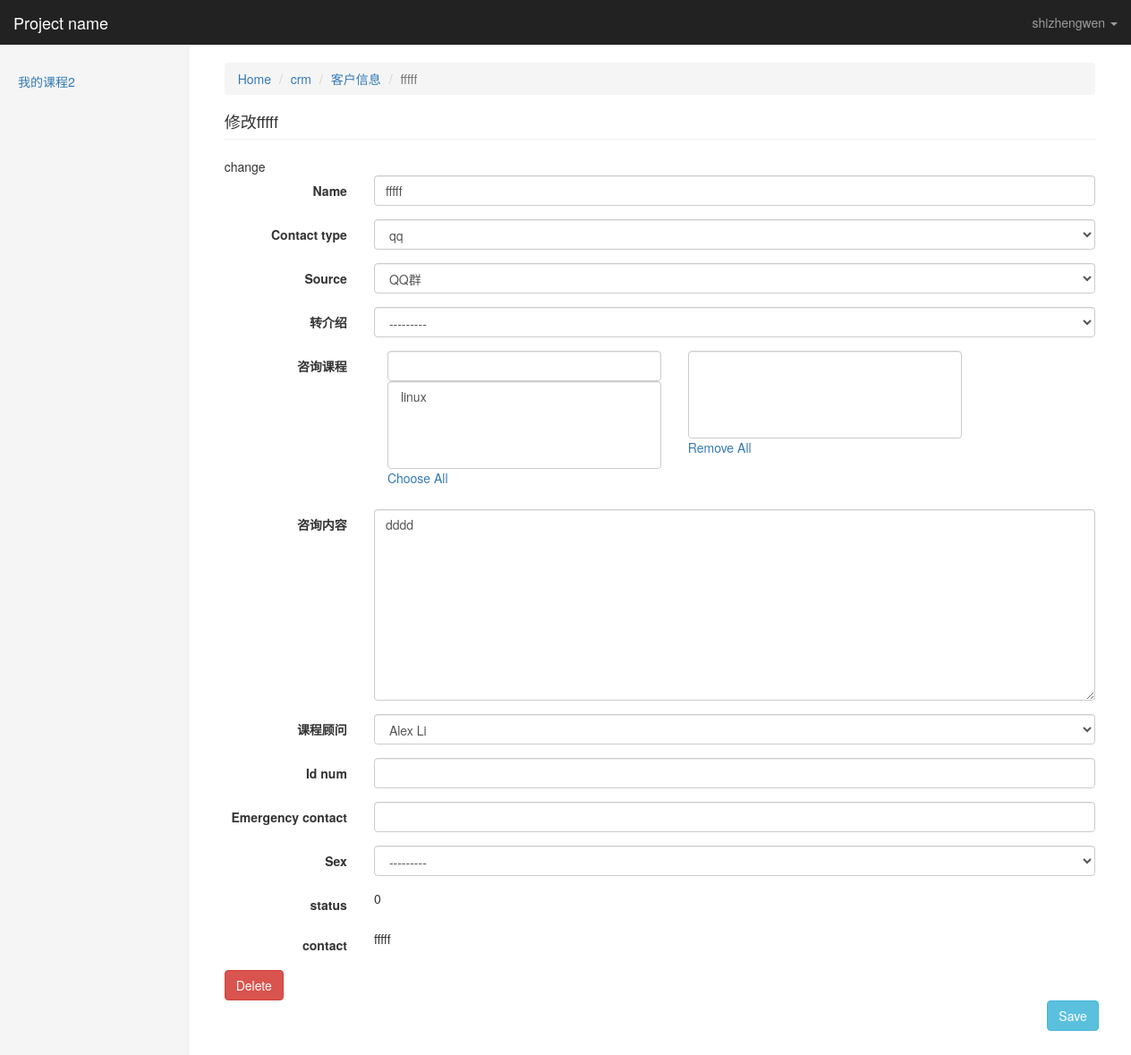
Screenshot of /kingadmin/crm/customerinfo/4/change/ (signed in) with the database file from the repository.
### crm/models.py (models this page shows, shortened)
class Menus(models.Model):
    name = models.CharField(max_length=64)
    url_type_choices = ((0,'absolute'),(1,'dynamic'))
    url_type = models.SmallIntegerField(choices=url_type_choices,default=0)
    url_name = models.CharField(max_length=128)
    url_name = models.CharField(max_length=128)
    class Meta:
        unique_together = ('name','url_name')

class CustomerInfo(models.Model):
    name = models.CharField(max_length=64,default=None)
    contact_type_choices = ((0,'qq'),(1,'微信'),(2,'手机'))
    contact_type = models.SmallIntegerField(choices=contact_type_choices,default=0)
    contact = models.CharField(max_length=64,unique=True)
    source_choices = ((0,'QQ群'),
                      (1,'51CTO'),
                      (2,'百度推广'),
                      (3,'知乎'),
                      (4,'转介绍'),
                      (5,'其它'),
                      )
    source = models.SmallIntegerField(choices=source_choices)
    referral_from = models.ForeignKey("self",blank=True,null=True,verbose_name="转介绍",on_delete=models.SET_NULL)
    consult_courses = models.ManyToManyField("Course",verbose_name="咨询课程")
    consult_content = models.TextField(verbose_name="咨询内容")
    status_choices = ((0,'未报名'),(1,'已报名'),(2,'已退学'))
    status = models.SmallIntegerField(choices=status_choices)
    consultant = models.ForeignKey("UserProfile",verbose_name="课程顾问",on_delete=models.SET_NULL,null=True)
    id_num = models.CharField(max_length=128,blank=True,null=True)
    emergency_contact = models.PositiveIntegerField(blank=True,null=True)
    sex_choices = ((0,'男'),(1,'女'))
    sex = models.PositiveSmallIntegerField(choices=sex_choices,blank=True,null=True)
    date = models.DateField(auto_now_add=True)
    def __str__(self):
        return self.name
    class Meta:
        verbose_name = "客户信息"
        verbose_name_plural = "客户信息"

### kingadmin/views.py (the view)
# urls.py: url(r'^(\w+)/(\w+)/(\d+)/change/$', views.table_obj_change, name="table_obj_change"),
@login_required
def table_obj_change(request,app_name,model_name,obj_id):
    admin_class = site.enabled_admins[app_name][model_name]
    model_form = form_handle.create_dynamic_model_form(admin_class)
    obj = admin_class.model.objects.get(id=obj_id)
    if request.method == "GET":
        form_obj = model_form(instance=obj)
    elif request.method == "POST":
        form_obj = model_form(instance=obj,data=request.POST)
        if form_obj.is_valid():
            form_obj.save()
            return redirect("/kingadmin/%s/%s/" %(app_name,model_name))
    return render(request,'kingadmin/table_obj_change.html',locals())

### crm/models.py (called while the page is built)
    def __str__(self): #__unicode__
        return self.name

    def __str__(self):
        return self.name

### kingadmin/form_handle.py (called while the page is built)
def create_dynamic_model_form(admin_class,form_add=False):
    class Meta:
        model = admin_class.model
        fields = "__all__"
        if not form_add:#change
            exclude = admin_class.readonly_fields
            admin_class.form_add = False #这是因为自始至终admin_class实例都是同一个,
        else: #add
            admin_class.form_add = True
    def __new__(cls, *args, **kwargs):
        print("__new__",cls,args,kwargs)
        for field_name in cls.base_fields:
            filed_obj = cls.base_fields[field_name]
            filed_obj.widget.attrs.update({'class':'form-control'})
        return  ModelForm.__new__(cls)
    dynamic_form = type("DynamicModelForm" ,(ModelForm,) ,{'Meta' :Meta,'__new__':__new__})
    print(dynamic_form)
    return dynamic_form

### kingadmin/templatetags/kingadmin_tags.py (called while the page is built)
@register.simple_tag
def get_obj_field_val(form_obj,field):
    return getattr(form_obj.instance,field)

@register.simple_tag
def get_model_verbose_name(admin_class):
    return admin_class.model._meta.verbose_name

@register.simple_tag
def get_available_m2m_data(field_name,form_obj,admin_class):
    field_obj = admin_class.model._meta.get_field(field_name)
    obj_list = set(field_obj.related_model.objects.all())
    if form_obj.instance.id:
        selected_data = set(getattr(form_obj.instance ,field_name).all())
        return obj_list - selected_data
    else:
        return obj_list

@register.simple_tag
def get_selected_m2m_data(field_name,form_obj,admin_class):
    if form_obj.instance.id:
        selected_data = getattr(form_obj.instance ,field_name).all()
        return selected_data
    else:
        return []

### kingadmin/templates/kingadmin/table_obj_change.html
{% extends 'kingadmin/index.html' %}
{% load kingadmin_tags %}
{% block  right-content-container %}
    <ol class="breadcrumb">
      <li><a href="/kingadmin/">Home</a></li>
      <li><a href="/kingadmin/{{ app_name }}">{{ app_name }}</a></li>
        <li ><a href="/kingadmin/{{ app_name }}/{{ model_name }}/">{% get_model_verbose_name admin_class %}</a></li>
      <li class="active">{{ form_obj.instance }}</li>
    </ol>
<h4 class="page-header">修改{{ form_obj.instance }}</h4>
<div>
change
{% include 'kingadmin/table_obj_change_component.html' %}
</div>
{% endblock %}

### kingadmin/templates/kingadmin/index.html (shortened to what this page needs)
{% extends 'base.html' %}
{% block body %}
<nav class="navbar navbar-inverse navbar-fixed-top">
  <div class="container-fluid">
    <div class="navbar-header">
      <a class="navbar-brand" href="#">{% block pro_name %}Project name{% endblock %}</a>
    </div>
    <div id="navbar" class="navbar-collapse collapse">
      <ul class="nav navbar-nav navbar-right">
        <li class="dropdown ">
          <a href="#" class="dropdown-toggle" data-toggle="dropdown" role="button" >{{ request.user }} <span class="caret"></span></a>
        </li>
      </ul>
    </div>
  </div>
</nav>
<div class="container-fluid">
  <div class="row">
    <div class="col-sm-3 col-md-2 sidebar">
      <ul class="nav nav-sidebar">
        {% for role in  request.user.userprofile.role.select_related %}
            {% for menu in role.menus.select_related %}
                {% if request.path == menu.url_name %}
                    <li class="active"><a href="{% if menu.url_type == 0 %}{{ menu.url_name }}{% else %}{% url menu.url_name %}{% endif %}">{{ menu.name }}</a></li>
                {% else %}
                    <li ><a href="{% if menu.url_type == 0 %}{{ menu.url_name }}{% else %}{% url menu.url_name %}{% endif %}">{{ menu.name }}</a></li>
                {% endif %}
            {% endfor %}
         {% endfor %}
      </ul>
    </div>
    <div class="col-sm-9 col-sm-offset-3 col-md-10 col-md-offset-2 main">
      {% block  right-content-container %}{% endblock %}
    </div>
  </div>
</div>
{% endblock %}

### kingadmin/templates/kingadmin/table_obj_change_component.html (shortened to what this page needs)
{% load kingadmin_tags %}
<form class="form-horizontal"  method="post" onsubmit="VerificationBeforeFormSubmit()"> {% csrf_token %}
  {% for field in form_obj %}
  <div class="form-group">
    <label class="col-sm-2 control-label">{{ field.label }}</label>
    <div class="col-sm-10">
      {% if field.name in admin_class.filter_horizontal %}
          <div class="col-lg-5">
                <input type="search" class="form-control" oninput="FuzzSearch(this)">
                <select id="id_{{ field.name }}_from" multiple class="form-control">
                    {% get_available_m2m_data field.name form_obj admin_class as available_m2m_data %}
                    {% for obj in available_m2m_data %}
                        <option ondblclick="MoveSelectedOption(this,'id_{{ field.name }}_to')" value="{{ obj.id }}">{{ obj }}</option>
                    {% endfor %}
                </select>
              <p><a onclick="MoveAllElements('id_{{ field.name }}_from','id_{{ field.name }}_to')">Choose All</a></p>
          </div>
          <div class="col-lg-5">
                <select tag="selected_m2m" id="id_{{ field.name }}_to" multiple class="form-control" name="{{ field.name }}">
                </select>
              <p><a onclick="MoveAllElements('id_{{ field.name }}_to','id_{{ field.name }}_from')">Remove All</a></p>
          </div>
      {% else %}
        {{ field }}
      {% endif %}
    </div>
  </div>
  {% endfor %}
  {% if not admin_class.form_add %}
      {% for field in admin_class.readonly_fields %}
      <div class="form-group">
        <label class="col-sm-2 control-label">{{ field }}</label>
        <div class="col-sm-10">
          <p>{% get_obj_field_val form_obj field %}</p>
        </div>
      </div>
      {% endfor %}
 {% endif %}
  <div class="form-group">
    {% if  form_obj.instance.id %}
        <div class=" col-sm-2">
          <a  class="btn btn-danger" href="{% url 'obj_delete' app_name model_name form_obj.instance.id  %}">Delete</a>
        </div>
    {% endif %}
    <div class="col-sm-offset-11 col-sm-2">
      <button type="submit" class="btn btn-info">Save</button>
    </div>
  </div>
</form>

### statics/css/dashboard.css (style rules this page uses)
body { padding-top: 50px; }
.navbar-fixed-top { border: 0; }
.sidebar { display: none; }
@media (min-width: 768px) { .sidebar { position: fixed; top: 51px; bottom: 0; left: 0; z-index: 1000; display: block; padding: 20px; overflow-x: hidden; overflow-y: auto; background-color: #f5f5f5; border-right: 1px solid #eee; } }
.nav-sidebar { margin-right: -21px; margin-bottom: 20px; margin-left: -20px; }
.nav-sidebar > li > a { padding-right: 20px; padding-left: 20px; }
.main { padding: 20px; }
@media (min-width: 768px) { .main { padding-right: 40px; padding-left: 40px; } }
.main .page-header { margin-top: 0; }

### rows the page displays
Menus: name "我的课程2"
CustomerInfo: instance "fffff", form_obj "fffff" "qq" "QQ群" "---------" "dddd" "Alex Li" "---------", status "0" "fffff"

### other values shown
{{ request.user }} "shizhengwen"
{{ app_name }} "crm"
{{ field.label }} "Name" "Contact type" "Source" "转介绍" "咨询课程" "咨询内容" "课程顾问" "Id num" "Emergency contact" "Sex"
{{ field }} "status" "contact"
